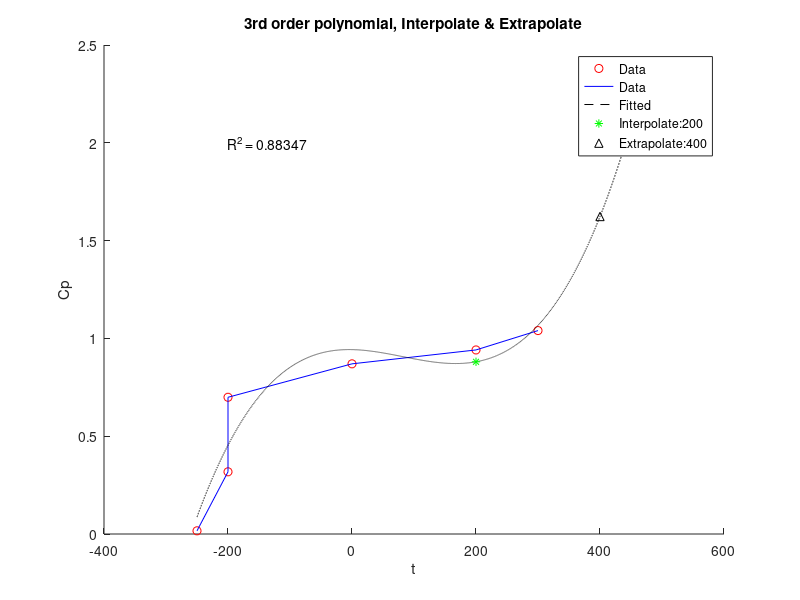
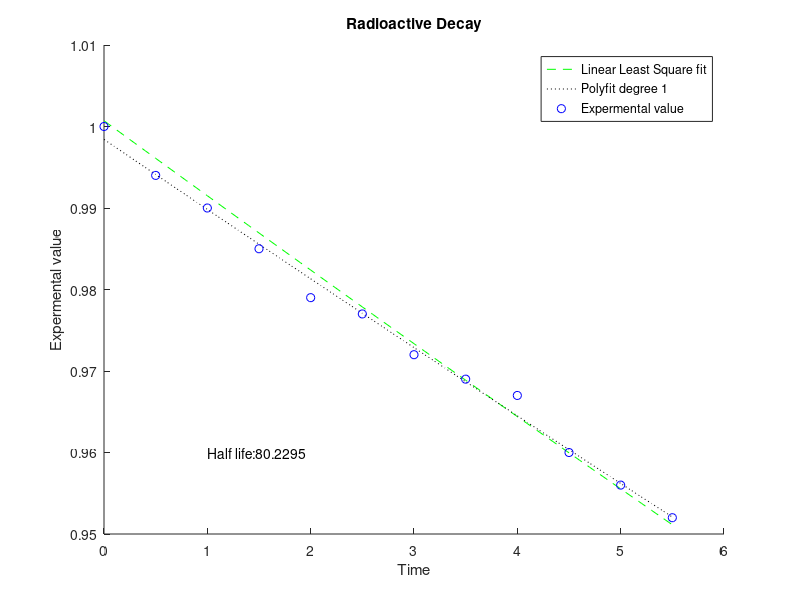

Reproduce these figures in MATLAB, in order.
%%%%%%%%%%%%%%%%%%%%%%%%%%%%%%%%%%%%%%%%%%%%%%%%%%%%%%%%%%%%%%%%%%%%%%%%%%
%         Joshua See Yui Fung       1000590443                           %
%%%%%%%%%%%%%%%%%%%%%%%%%%%%%%%%%%%%%%%%%%%%%%%%%%%%%%%%%%%%%%%%%%%%%%%%%%
clc;
clear all;
close all;
%% Part A
t = [-250,-200,-200,0,200,300];
c_p = [0.0163,0.318,0.699,0.870,0.941,1.04];
inter_t = 200;
extra_t = 400;

n = 3;
[p,s] = polyfit(t,c_p,n);

ti = -250:0.1:450;
cp_curve = polyval(p,ti);
inter_c = polyval(p,inter_t);
extra_c = polyval(p,extra_t);

polydata = polyval(p,t);
sstot = sum((c_p - mean(c_p)).^2);
ssres = sum((c_p - polydata).^2);
rsquared = 1 - (ssres / sstot);

figure(1);

hold on

plot(t,c_p,'ro');
plot(t,c_p,'b');
plot(ti,cp_curve,'k--');

plot(inter_t,inter_c,'g*');
plot(extra_t,extra_c,'k^');

legend('Data','Data','Fitted',...
    ['Interpolate:', num2str(inter_t)],['Extrapolate:', num2str(extra_t)]);
text(-200,2,['R^2 = ' ,num2str(rsquared)]);
xlabel('t');
ylabel('Cp');
title('3rd order polynomial, Interpolate & Extrapolate');

hold off

%% Part B 
n = 1;
t_exp = 0:0.5:5.5;
gamma = [1,0.994,0.990,0.985,0.979,0.977,0.972,0.969,0.967,0.960,0.956,0.952];
gamma_log = log(gamma);

p = polyfit(t_exp,gamma_log,n);

% Or coding the linear least square fit
b_1 = ((n * sum(t_exp .* gamma_log)) - (sum(t_exp) * sum(gamma_log))) /...
    ((n * sum(t_exp.^2)) - sum(t_exp)^2);
b_2 = (sum(gamma_log) - (b_1 * sum(t_exp))) / n;

gamma_log_eq = @(n_b,a_log,t) n_b * t + a_log;

t = 0:0.1:5.5;
gamma_log_cal = gamma_log_eq(b_1,b_2,t);
gamma_log_cal_poly = gamma_log_eq(p(1),p(2),t);

t_half = log(2) / -p(1);

figure(2);
hold on
plot(t,exp(gamma_log_cal),'g--');
plot(t,exp(gamma_log_cal_poly),'k:');
plot(t_exp,gamma,'bo');
text(1,0.96, ['Half life:' , num2str(t_half)]);
xlabel('Time');
ylabel('Expermental value');
legend('Linear Least Square fit','Polyfit degree 1','Expermental value');
title('Radioactive Decay');

print(1,'-dpng','-r100', 'Q3_part_a_josh.png');
print(2,'-dpng','-r100', 'Q3_part_b_josh.png');
